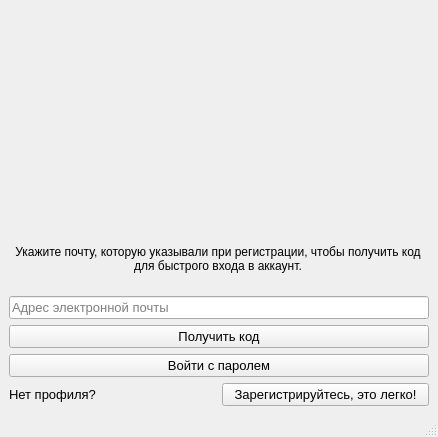
<?xml version="1.0" encoding="UTF-8"?>
<ui version="4.0">
 <class>FastLogin</class>
 <widget class="QMainWindow" name="FastLogin">
  <property name="geometry">
   <rect>
    <x>0</x>
    <y>0</y>
    <width>438</width>
    <height>437</height>
   </rect>
  </property>
  <property name="windowTitle">
   <string>FastLogin</string>
  </property>
  <widget class="QWidget" name="centralwidget">
   <layout class="QGridLayout" name="gridLayout">
    <item row="0" column="0">
     <layout class="QVBoxLayout" name="verticalLayout" stretch="0,0,0,0,0,0">
      <item>
       <widget class="QLabel" name="label_image">
        <property name="sizePolicy">
         <sizepolicy hsizetype="Expanding" vsizetype="Expanding">
          <horstretch>0</horstretch>
          <verstretch>0</verstretch>
         </sizepolicy>
        </property>
        <property name="minimumSize">
         <size>
          <width>0</width>
          <height>104</height>
         </size>
        </property>
        <property name="font">
         <font>
          <family>Times New Roman</family>
          <pointsize>28</pointsize>
          <italic>true</italic>
          <bold>true</bold>
         </font>
        </property>
        <property name="contextMenuPolicy">
         <enum>Qt::ContextMenuPolicy::NoContextMenu</enum>
        </property>
        <property name="accessibleDescription">
         <string notr="true"/>
        </property>
        <property name="layoutDirection">
         <enum>Qt::LayoutDirection::LeftToRight</enum>
        </property>
        <property name="styleSheet">
         <string notr="true">image:url(:/icon/data/image/start_image.png)</string>
        </property>
        <property name="text">
         <string/>
        </property>
        <property name="alignment">
         <set>Qt::AlignmentFlag::AlignCenter</set>
        </property>
       </widget>
      </item>
      <item>
       <widget class="QLabel" name="label_note">
        <property name="sizePolicy">
         <sizepolicy hsizetype="Fixed" vsizetype="Preferred">
          <horstretch>0</horstretch>
          <verstretch>0</verstretch>
         </sizepolicy>
        </property>
        <property name="minimumSize">
         <size>
          <width>418</width>
          <height>62</height>
         </size>
        </property>
        <property name="maximumSize">
         <size>
          <width>16777215</width>
          <height>16777215</height>
         </size>
        </property>
        <property name="text">
         <string>Укажите почту, которую указывали при регистрации, чтобы получить код для быстрого входа в аккаунт.</string>
        </property>
        <property name="alignment">
         <set>Qt::AlignmentFlag::AlignCenter</set>
        </property>
        <property name="wordWrap">
         <bool>true</bool>
        </property>
       </widget>
      </item>
      <item>
       <widget class="QLineEdit" name="entry_email">
        <property name="sizePolicy">
         <sizepolicy hsizetype="Expanding" vsizetype="Minimum">
          <horstretch>0</horstretch>
          <verstretch>0</verstretch>
         </sizepolicy>
        </property>
        <property name="font">
         <font>
          <family>Segoe UI</family>
          <pointsize>10</pointsize>
         </font>
        </property>
        <property name="placeholderText">
         <string>Адрес электронной почты</string>
        </property>
        <property name="clearButtonEnabled">
         <bool>false</bool>
        </property>
       </widget>
      </item>
      <item>
       <widget class="QPushButton" name="but_send_messenge">
        <property name="sizePolicy">
         <sizepolicy hsizetype="Expanding" vsizetype="Minimum">
          <horstretch>0</horstretch>
          <verstretch>0</verstretch>
         </sizepolicy>
        </property>
        <property name="font">
         <font>
          <pointsize>10</pointsize>
         </font>
        </property>
        <property name="text">
         <string>Получить код</string>
        </property>
       </widget>
      </item>
      <item>
       <widget class="QPushButton" name="but_login">
        <property name="sizePolicy">
         <sizepolicy hsizetype="Expanding" vsizetype="Minimum">
          <horstretch>0</horstretch>
          <verstretch>0</verstretch>
         </sizepolicy>
        </property>
        <property name="font">
         <font>
          <pointsize>10</pointsize>
         </font>
        </property>
        <property name="text">
         <string>Войти с паролем</string>
        </property>
       </widget>
      </item>
      <item>
       <layout class="QHBoxLayout" name="horizontalLayout">
        <item>
         <widget class="QLabel" name="label">
          <property name="sizePolicy">
           <sizepolicy hsizetype="Expanding" vsizetype="Minimum">
            <horstretch>0</horstretch>
            <verstretch>0</verstretch>
           </sizepolicy>
          </property>
          <property name="font">
           <font>
            <pointsize>10</pointsize>
           </font>
          </property>
          <property name="text">
           <string>Нет профиля?</string>
          </property>
         </widget>
        </item>
        <item>
         <widget class="QPushButton" name="but_registr">
          <property name="sizePolicy">
           <sizepolicy hsizetype="Expanding" vsizetype="Minimum">
            <horstretch>0</horstretch>
            <verstretch>0</verstretch>
           </sizepolicy>
          </property>
          <property name="maximumSize">
           <size>
            <width>16777215</width>
            <height>16777215</height>
           </size>
          </property>
          <property name="font">
           <font>
            <pointsize>10</pointsize>
           </font>
          </property>
          <property name="text">
           <string>Зарегистрируйтесь, это легко!</string>
          </property>
         </widget>
        </item>
       </layout>
      </item>
     </layout>
    </item>
   </layout>
  </widget>
  <widget class="QStatusBar" name="statusbar"/>
 </widget>
 <resources>
  <include location="../../res.qrc"/>
 </resources>
 <connections/>
</ui>
